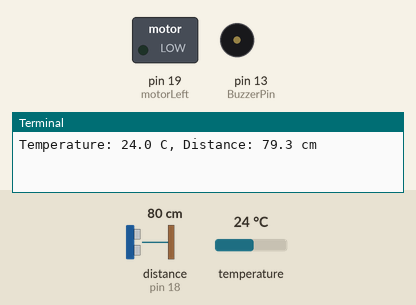
Bench run of a program on a simulated Raspberry Pi (header pin numbers). Shown: switched loads named in the program (green lamp = pin HIGH), buzzer (waves = sounding, pin HIGH), the last lines printed to the terminal. Inputs (shaded band) come from the test bench; at power-on: distance to the obstacle (sensor on pin 18) 80 cm, temperature 24 °C. The echo pulse lasts 58.3 µs per cm; the clock reads 2024-03-15 10:24:30 at power-on unless the program sets it; pins used as bus, display or sensor lines are not drawn.

Above: at 0.9 s.
At 13.7 s:
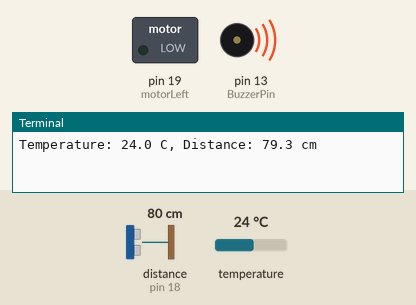
13.8 s: distance to the obstacle (sensor on pin 18) set to 2 cm
At 17.4 s:
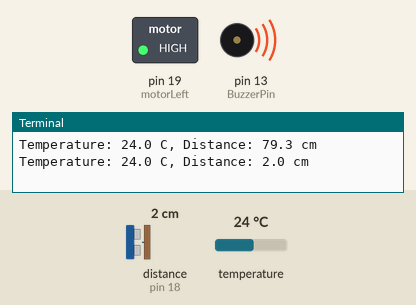
Timing chart, 0 to 30.3 s (numbered marks = the images above; inputs shaded):
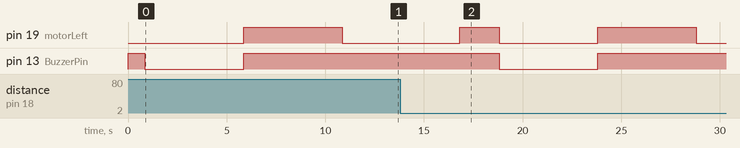

The program:

script.py
```python
import os
import RPi.GPIO as GPIO
import time
from gpiozero import PWMOutputDevice

#Set up  GPIO pins for sensors and outputs
TRIG = 17
ECHO = 18
BuzzerPin = 13
motorLeft = PWMOutputDevice(19)

buzzDuration = 0.5
vibrateDuration = 1


#Set up sensors and outputs
def setup():
    global tempSens, BuzzerPin
    # Set up the temperature sensor
    for i in os.listdir('/sys/bus/w1/devices'):
        if i != 'w1_bus_master1':
			      tempSens = i
    # Set up the ultrasonic sensor
    # GPIO.setmode(GPIO.BOARD)
    GPIO.setup(TRIG, GPIO.OUT)
    GPIO.setup(ECHO, GPIO.IN)
    # Set up the buzzer
    GPIO.setup(BuzzerPin, GPIO.OUT)
    GPIO.output(BuzzerPin, GPIO.HIGH)
    # Set up the vibration motor
    motorLeft.value = 0


#Read the temperature from the temp sensor
def get_temperature():
    location = '/sys/bus/w1/devices/' + tempSens + '/w1_slave'
    tFile = open(location)
    text = tFile.read()
    tFile.close()
    secondline = text.split("\n")[1]
    tempData = secondline.split(" ")[9]
    temperature = float(tempData[2:])
    temperature = temperature / 1000
    return temperature

def get_distance():
    GPIO.output(TRIG, 0)
    time.sleep(0.000002)

    GPIO.output(TRIG, 1)
    time.sleep(0.00001)
    GPIO.output(TRIG, 0)

    while GPIO.input(ECHO) == 0:
        a = 0
    time1 = time.time()
    while GPIO.input(ECHO) == 1:
        a = 1
    time2 = time.time()

    during = time2 - time1
    return during * 340 / 2 * 100


# Vibrate the motor
def vibrate(duration):
    motorLeft.value = 1
    time.sleep(duration)
    motorLeft.value = 0


# Activate the buzzer
def buzz(duration):
    GPIO.output(BuzzerPin, GPIO.LOW)
    time.sleep(duration)
    GPIO.output(BuzzerPin, GPIO.HIGH)

def loop():
   while True:
       # Read temp and distance
       temperature = get_temperature()
       distance = get_distance()

       # Print temperature and distance readings
       print("Temperature: %.1f C, Distance: %.1f cm" % (temperature, distance))
       time.sleep(0.1)

       # Execute conditions based on temperature and distance readings
       if 10 > distance >= 5.5:
           vibrate(2)
           time.sleep(3)

       elif distance < 5.5:
           vibrate(2)

       if temperature < 20:
           buzz(2)
           time.sleep(5)

       elif temperature >= 20:
           buzz(5)
           vibrate(5)
           time.sleep(5)

       time.sleep(0.1)

def destroy():
    GPIO.output(BuzzerPin, GPIO.HIGH)
    GPIO.cleanup()
    motorLeft.value = 0
    GPIO.output(BuzzerPin, GPIO.HIGH) # Stop the buzzer

#Run the program
if __name__ == '__main__':
    try:
        setup()
        loop()
    except KeyboardInterrupt:
        destroy()
```
